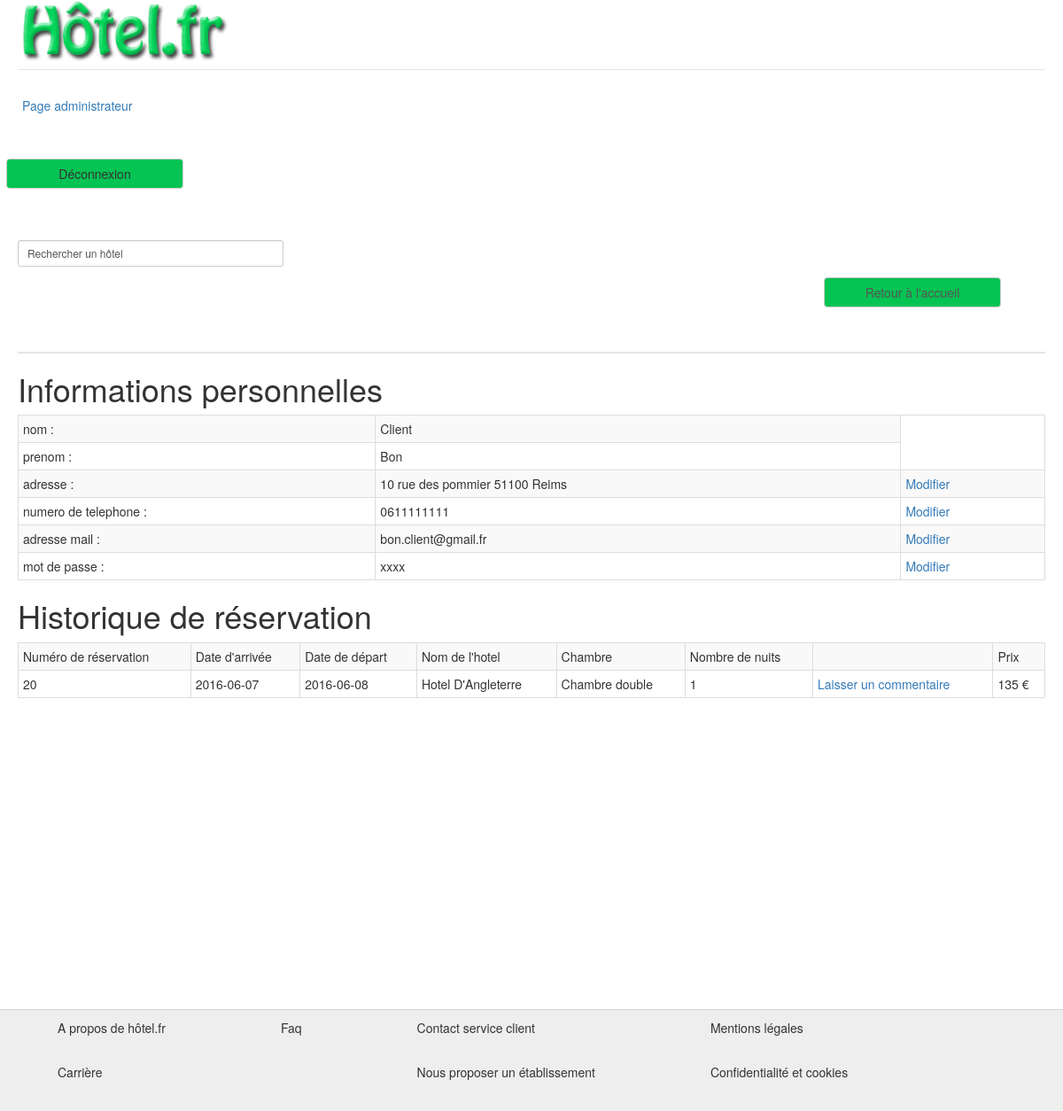
Page /index.php?page=page_client&id=5 (signed in) on the committed database.
### tables this page shows
CREATE TABLE IF NOT EXISTS `utilisateur` (
  `id_utilisateur` int(11) NOT NULL AUTO_INCREMENT,
  `nom_utilisateur` varchar(45) NOT NULL,
  `prenom_utilisateur` varchar(45) DEFAULT NULL,
  `adresse` varchar(200) DEFAULT NULL,
  `num_tel` varchar(10) DEFAULT NULL,
  `mail` varchar(100) NOT NULL,
  `mdp` varchar(45) NOT NULL,
  `role` varchar(45) NOT NULL,
  PRIMARY KEY (`id_utilisateur`),
  KEY `id_utilisateur` (`id_utilisateur`)
);

CREATE TABLE IF NOT EXISTS `hotel` (
  `id_hotel` int(11) NOT NULL AUTO_INCREMENT,
  `nom_hotel` varchar(45) NOT NULL,
  `description` varchar(1000) NOT NULL,
  `adresse` varchar(45) NOT NULL,
  `ville` varchar(45) NOT NULL,
  `region` varchar(45) NOT NULL,
  `code_postal` int(5) NOT NULL,
  `num_tel` varchar(10) DEFAULT NULL,
  `nbr_chambre` int(11) NOT NULL,
  `photo` varchar(45) DEFAULT NULL,
  `photo2` varchar(50) DEFAULT NULL,
  `photo3` varchar(50) DEFAULT NULL,
  PRIMARY KEY (`id_hotel`)
);

CREATE TABLE IF NOT EXISTS `chambre` (
  `id_chambre` int(11) NOT NULL AUTO_INCREMENT,
  `id_hotel` int(11) NOT NULL,
  `nombre` int(11) NOT NULL,
  `nbr_places` int(11) NOT NULL,
  `description` varchar(100) NOT NULL,
  `prix_nuit` decimal(6,2) NOT NULL,
  `photo` varchar(45) DEFAULT NULL,
  PRIMARY KEY (`id_chambre`)
);

### Modele/user.php (the view, shortened to what this page needs)
<?php
class user
{
	public $id_user;
function Affiche()
{
	$bdd = bdd();
	$pdo = $bdd->prepare("SELECT * FROM utilisateur WHERE id_utilisateur = $this->id_user");
	$pdo->execute();
	while ($resultat = $pdo->fetch(PDO::FETCH_OBJ))
	{
		return $resultat;
	}
}
function Historique()
{
	$bdd = bdd();
	$pdo = $bdd->prepare("SELECT réservation.id_utilisateur, réservation.id_réservation, réservation.nbr_nuit, réservation.prix, réservation.date_arrivé, réservation.date_départ, nom_hotel, réservation.id_hotel, chambre.description FROM réservation JOIN hotel ON réservation.id_hotel = hotel.id_hotel JOIN chambre ON réservation.id_chambre = chambre.id_chambre WHERE réservation.id_utilisateur = $this->id_user");
	$pdo->execute();
	while ($resultat = $pdo->fetch(PDO::FETCH_OBJ))
	{
		echo '<tr><td>'.$resultat->id_réservation.'</td><td>'.$resultat->date_arrivé.'</td><td>'.$resultat->date_départ.'</td><td>'.$resultat->nom_hotel.'</td><td>'.$resultat->description.'</td><td>'.$resultat->nbr_nuit.'</td><td><a href="index.php?page=commentaire&id='.$resultat->id_hotel.'" >Laisser un commentaire</a></td><td>'.$resultat->prix.' €</td></tr>';
	}
}
}
?>

### Vue/page_client.php (shortened to what this page needs)
<!DOCTYPE HTML PUBLIC "-//W3C//DTD HTML 4.0//EN">
<html>
	<head>
	</head>
	<body>
		<h1>Informations personnelles</h1>
		<table id="info_client" class="table table-bordered table-striped table-condensed">
			<tr>
				<td>nom :</td>
				<td><?php echo $row->nom_utilisateur?></td>
			</tr>
			<tr>
				<td>prenom :</td>
				<td><?php echo $row->prenom_utilisateur?></td>
			</tr>
			<tr>
				<td>adresse :</td>
				<td><?php echo $row->adresse?></td>
				<td><a href="#" class="titre" id="1">Modifier</a></td>
			</tr>
			<tr>
				<td>numero de telephone :</td>
				<td><?php echo $row->num_tel?></td>
				<td><a href="#" class="titre" id="2">Modifier</a></td>
			</tr>
			<tr>
				<td>adresse mail :</td>
				<td><?php echo $row->mail?></td>
				<td><a href="#" class="titre" id="3">Modifier</a></td>
			</tr>
			<tr>
				<td>mot de passe :</td>
				<td>xxxx</td>
				<td><a href="#" class="titre" id="4">Modifier</a></td>
			</tr>
		</table>
		<H1>Historique de réservation</h1>
		<table class="table table-bordered table-striped table-condensed">
			<tr>
				<td>Numéro de réservation</td>
				<td>Date d'arrivée</td>
				<td>Date de départ</td>
				<td>Nom de l'hotel</td>
				<td>Chambre</td>
				<td>Nombre de nuits</td>
				<td></td>
				<td>Prix</td>
			</tr>
			<?php echo $user->Historique()?>
		</table>
	</body>
</html>

### Style/index.css (style rules this page uses)
html { max-height:100%; width:100%; }
body { height:100%; position: relative; }
.titre { color: black; font-size: 2em; }
td .titre { font-size: 14px; color: #337ab7; }

### rows in the picture
utilisateur: nom_utilisateur "Client", prenom_utilisateur "Bon", adresse "10 rue des pommier 51100 Reims", num_tel "0611111111", mail "bon.client@gmail.fr"
réservation: id_réservation "20", date_arrivé "2016-06-07", date_départ "2016-06-08", id_hotel.nom_hotel "Hotel D'Angleterre", id_chambre.description "Chambre double", nbr_nuit "1", prix "135"
